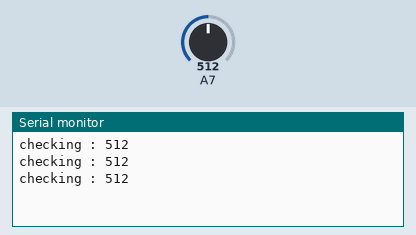
Recording of a sketch running on a simulated Arduino Uno, built with avr-gcc and run on an emulated ATmega328P. Shown: the last lines printed to the serial monitor. Inputs (shaded band) come from the test bench; at power-on: A7 = 512.

Above: at 1.3 s.
1.4 s: A7 set to 716
At 1.9 s:
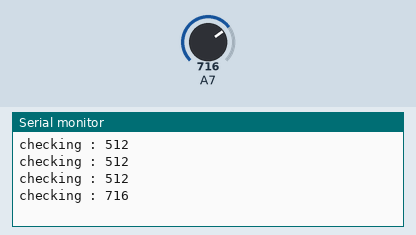
2.9 s: A7 set to 900
At 3.4 s:
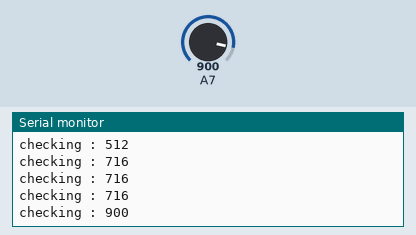
Timing chart, 0 to 5.9 s (numbered marks = the images above; inputs shaded):
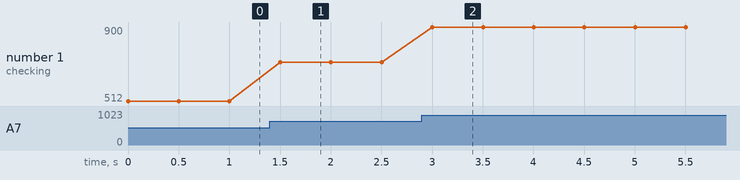

The sketch:

mega_ADC_checkingic.ino
```cpp
#define ADC0_set 0B01000000
#define ADC1_set 0B01000001
#define ADC2_set 0B01000010
#define ADC3_set 0B01000011
#define ADC4_set 0B01000100
#define ADC5_set 0B01000101
#define ADC6_set 0B01000110
#define ADC7_set 0B01000111


void setup() {
  ADMUX = B01000000;
  // 01 : AVCC 사용
  // 0 : ADCL부터 저장.
  // 000000 = ADC0
  ADCSRA = B10000111;
  // 분주비 128
  // ADC Enable
  ADCSRB = 0x00;

  Serial.begin(9600);

}

int ADC_read(int set){
  int adc_value;
  switch(set){
    case 0 : ADMUX = ADC0_set; break;
    case 1 : ADMUX = ADC1_set; break;
    case 2 : ADMUX = ADC2_set; break;
    case 3 : ADMUX = ADC3_set; break;
    case 4 : ADMUX = ADC4_set; break;
    case 5 : ADMUX = ADC5_set; break;
    case 6 : ADMUX = ADC6_set; break;
    case 7 : ADMUX = ADC7_set; break;
  }
  ADCSRA |=(1<<ADSC);
  while((ADCSRA & (1<<ADIF)) == 0);
  adc_value = ((int)ADCL)|((int)ADCH<<8);
  return adc_value;
}

void loop() {
   Serial.print("checking : ");
   Serial.println(ADC_read(7));
   delay(500);
}
```

Measured:
- after the input at 1.4 s, the serial monitor: prints a new line after 0.10 s (image 1)
- after the input at 2.9 s, the serial monitor: prints a new line after 0.10 s (image 2)
- plotted number 1: 512 → 716 after the input at 1.4 s, 716 → 900 after the input at 2.9 s
